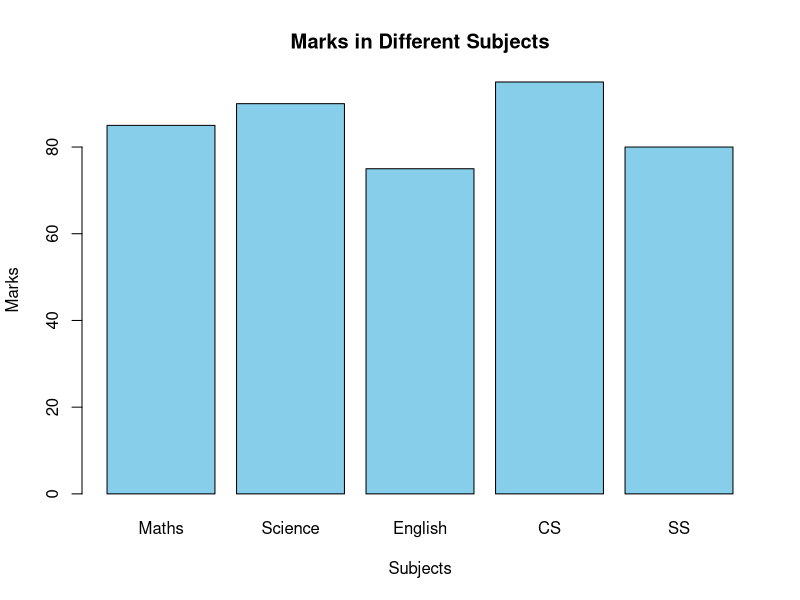
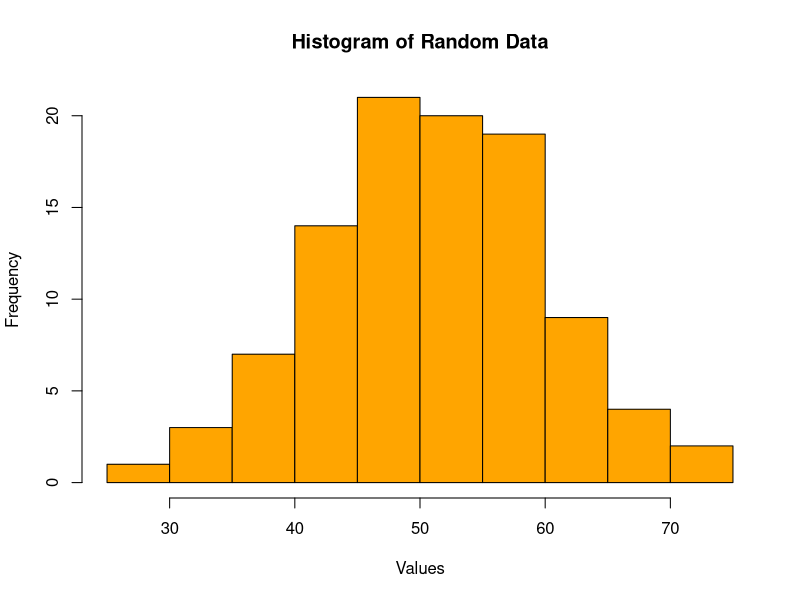
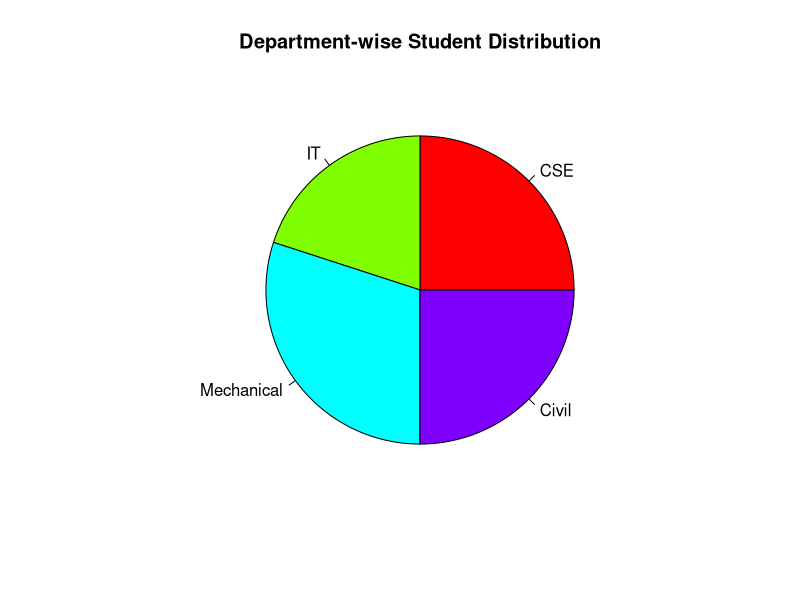
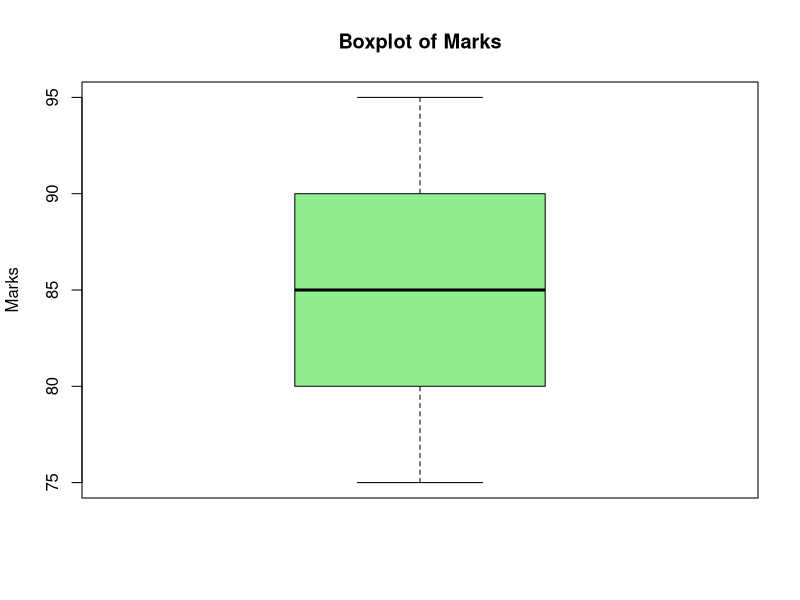
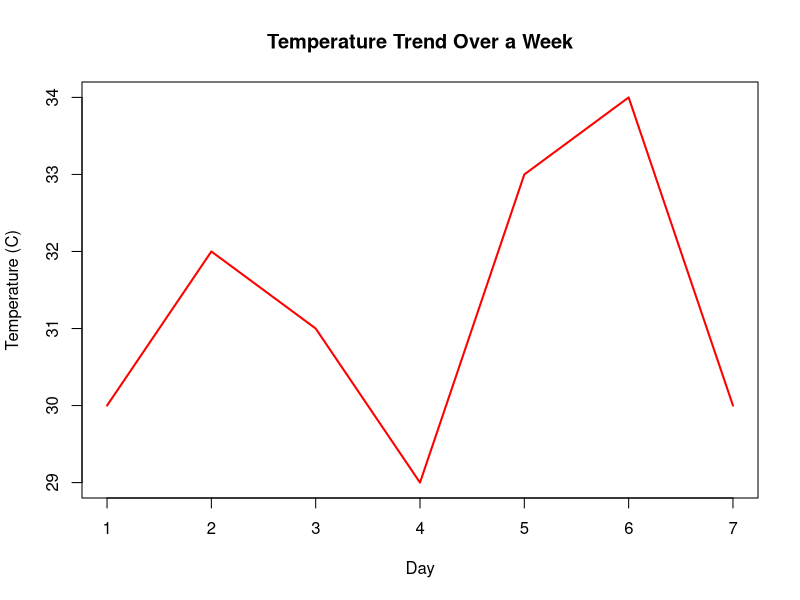

The R script that drew these images, in order:
# Program to demonstrate base R visualizations

# ---------- BAR PLOT ----------
subjects <- c("Maths", "Science", "English", "CS", "SS")
marks <- c(85, 90, 75, 95, 80)
barplot(marks, names.arg = subjects, col = "skyblue",
main = "Marks in Different Subjects", xlab = "Subjects", ylab = "Marks")

# ---------- HISTOGRAM ----------
set.seed(1)
data_values <- rnorm(100, mean = 50, sd = 10) # 100 random normal values
hist(data_values, col = "orange", main = "Histogram of Random Data",
xlab = "Values", breaks = 10)

# ---------- PIE CHART ----------
slices <- c(25, 20, 30, 25)
labels <- c("CSE", "IT", "Mechanical", "Civil")
pie(slices, labels = labels, main = "Department-wise Student Distribution",
col = rainbow(length(slices)))

# ---------- BOXPLOT ----------
boxplot(marks, main = "Boxplot of Marks", ylab = "Marks", col = "lightgreen")


# ---------- LINE CHART ----------
days <- 1:7
temperature <- c(30, 32, 31, 29, 33, 34, 30)
plot(days, temperature, type = "l", col = "red", lwd = 2,
main = "Temperature Trend Over a Week", xlab = "Day", ylab = "Temperature (C)")
